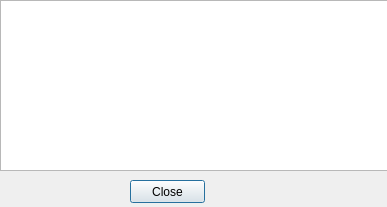
<?xml version="1.0" encoding="UTF-8"?>
<ui version="4.0">
 <class>NewDialog</class>
 <widget class="QDialog" name="NewDialog">
  <property name="geometry">
   <rect>
    <x>0</x>
    <y>0</y>
    <width>387</width>
    <height>207</height>
   </rect>
  </property>
  <property name="windowTitle">
   <string>Dialog</string>
  </property>
  <widget class="QPushButton" name="pushButton">
   <property name="geometry">
    <rect>
     <x>130</x>
     <y>180</y>
     <width>75</width>
     <height>23</height>
    </rect>
   </property>
   <property name="text">
    <string>Close</string>
   </property>
  </widget>
  <widget class="QTextEdit" name="textEdit">
   <property name="geometry">
    <rect>
     <x>0</x>
     <y>0</y>
     <width>391</width>
     <height>171</height>
    </rect>
   </property>
  </widget>
 </widget>
 <resources/>
 <connections>
  <connection>
   <sender>pushButton</sender>
   <signal>clicked()</signal>
   <receiver>NewDialog</receiver>
   <slot>close()</slot>
   <hints>
    <hint type="sourcelabel">
     <x>171</x>
     <y>191</y>
    </hint>
    <hint type="destinationlabel">
     <x>266</x>
     <y>174</y>
    </hint>
   </hints>
  </connection>
 </connections>
</ui>
